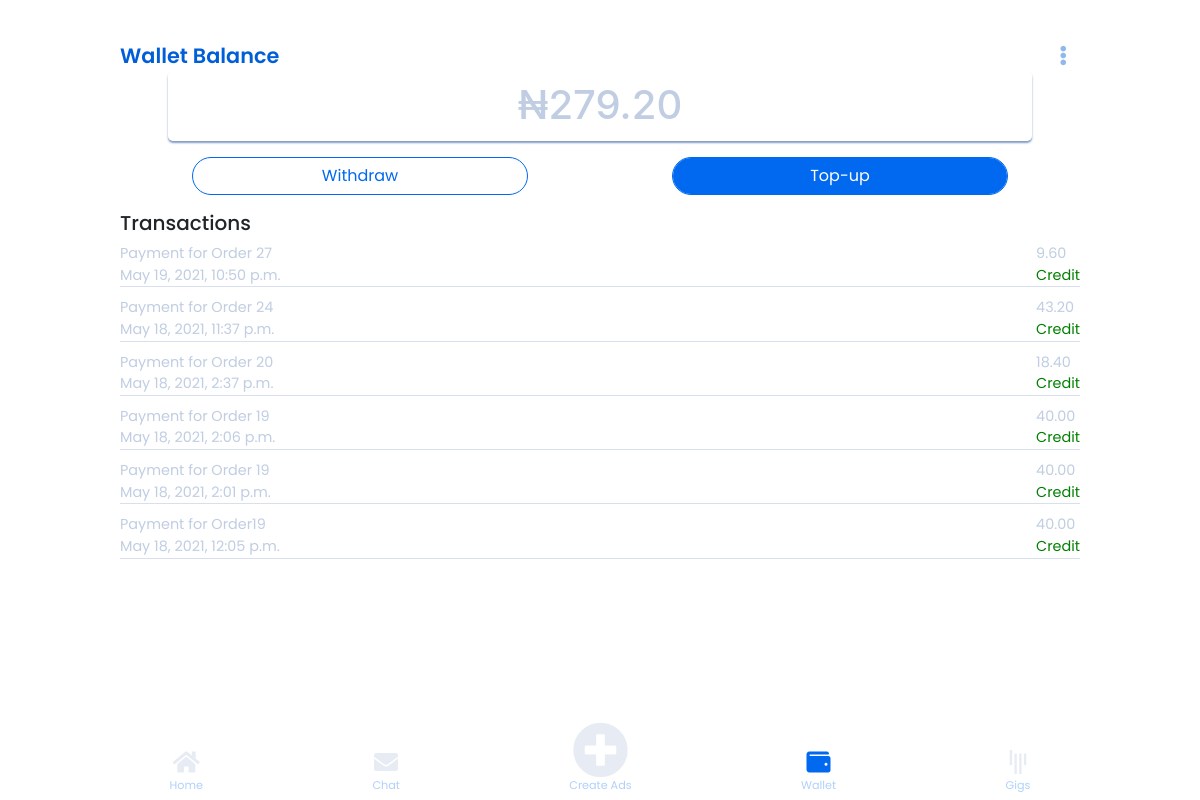
The app's page /wallet (signed in) with its own data.
### app/models.py (models this page shows, shortened)
class User(models.Model):
    class Meta:
        db_table = "Fida_user_table"
    user_id = models.CharField(max_length=500,unique=True)
    firstname = models.CharField(max_length=30,verbose_name="Firstname",blank=True)
    lastname = models.CharField(max_length=30,verbose_name="Lastname",blank=True)
    user_phone = models.TextField(max_length=15, unique=True, null=True, verbose_name="Telephone number")
    email = models.EmailField(max_length=90, unique=True,verbose_name="Email")
    user_password = models.TextField(max_length=200,verbose_name="Password")
    user_address = models.TextField(max_length=200,verbose_name="Address")
    user_state = models.TextField(max_length=200,verbose_name="State")
    ratings = models.IntegerField(max_length=200,verbose_name="Job Ratings", default=1.0)
    role = models.TextField(max_length=50,verbose_name="User role",default="client")
    walletBalance = models.FloatField(verbose_name="Balance",default=0.00)
    account_name = models.TextField(max_length=150,verbose_name="Account Name",default="Null")
    account_number = models.TextField(max_length=150,verbose_name="Account Number",default="0000000000")
    bank_name = models.TextField(max_length=150,verbose_name="Bank Name",default="Null")
    profile_complete = models.BooleanField(default=False)
    terms_conditions = models.BooleanField(default=False)
    notification = models.BooleanField(default=False, verbose_name="Notification toggle")
    date_added = models.DateTimeField(default=timezone.now)

class Transaction(models.Model):
    class Meta:
        db_table = "Transaction Table"
    from_id = models.TextField(max_length=20,verbose_name="Sending Party",null=True)
    to_id = models.TextField(max_length=20,verbose_name="Recieving Party",null=True)
    transaction_type = models.TextField(max_length=20,verbose_name="Type of Transaction",null=True)
    transaction_message= models.TextField(max_length=500,verbose_name="Message", null=True)
    projectCompleted = models.BooleanField(default=False, verbose_name="is Project completed")
    project_id = models.TextField(max_length=20,verbose_name="Project ID",null=True)
    amount = models.FloatField(verbose_name="Amount Sent",null=True)
    date_added = models.DateTimeField(default=timezone.now)

### app/views.py (the view)
# urls.py: path("wallet", views.wallet_page, name="wallet"),
def wallet_page(request):
    if 'user_id' in request.session:
        user_id = request.session['user_id']
        try:
            user_data = User.objects.get(user_id=user_id)
            userTransactions=Transaction.objects.filter(Q(from_id__icontains=user_id) | Q(to_id__icontains=user_id)).order_by('-date_added')[:20]
            num = len(userTransactions)
            userTransactionsList = []
            for i in range(0,num):
                sender = userTransactions[i].from_id
                to = userTransactions[i].to_id
                date_added = userTransactions[i].date_added
                transaction_type  = userTransactions[i].transaction_type
                amount  = userTransactions[i].amount
                transaction_message = userTransactions[i].transaction_message
                to_json = {
                    "sender": sender,
                    "transaction_type": transaction_type,
                    "to": to,
                    "transaction_message": transaction_message,
                    "amount": amount,
                    "date_added": date_added,
                }
                userTransactionsList.append(to_json)
            return_data = {
                "error": False,
                "walletBalance": user_data.walletBalance,
                "transaction": userTransactionsList
            }
        except Exception as e:
            return_data = {
                "error": True,
                "message": "Something went wrong!"
            }
        return render(request,"artisan/wallet/wallet.html", return_data)
    else:
        return redirect('/login')

### app/templates/artisan/wallet/wallet.html (shortened to what this page needs)
{% extends "artisan/nav.html" %}
{% load static %}
{% load humanize %}
{% block body%}
<section class="home-background">
<div style="width: 100%; display: flex; justify-content: space-between;">
    <p class="text-left" style="color:#005FD8; font-size: 1.3rem; font-weight: 600; font-family: Poppins;">Wallet Balance</p>
    <button class="navbar-toggler" type="button" data-toggle="collapse" data-target="#navbarSupportedContent" ><i class="fas fa-ellipsis-v  text-right" style="color: #005FD870;" ></i></button>
  </div>
    <div class="wallet-top">
      <div class="balance">
        <h1>&#8358;{{walletBalance|floatformat:2|intcomma}}</h1>
      </div>
      <div class="option-div">
        <input type="button" value="Withdraw" class="form-control withdraw mt-3" id="job_details_submit" style="width: 35%;">
            <input type="button" value="Top-up" class="form-control topup mt-3" id="job_details_submit" style="width: 35%;">
      </div>
    </div>
    <div class="wallet-bottom mt-3">
      <h5 style="font-family: Poppins;">Transactions</h5>
      {% if transaction %}
    {% for t in transaction %}
      {% if t.transaction_type == "Credit" %}
      <div class="trans-div">
        <div class="trans-1">
          <p>{{t.transaction_message}}</p>
          <p>{{t.date_added}}</p>
        </div>
        <div class="trans-2">
          <p>{{t.amount|floatformat:2|intcomma}}</p>
          <p style="color:green">{{t.transaction_type}}</p>
        </div>
      </div>
      {% endif %}
    {% endfor %}
    {% else %}
    <div class='text-center text-primary' style="margin-top:50px;">There is no Transaction yet</div>
    {% endif %}
    </div>
</section>
<footer class="footer">
    <a href="{% url 'artisan_home' %}">
        <i class="fas fa-home fa-2x  "></i>
        <p style="margin-top:-70px; color:#0069F050;">Home</p>
    </a>
    <a href="{% url 'chat' %}">
        <i class="fas fa-envelope fa-2x "></i>
        <p style="margin-top:-70px; color:#0069F050;">Chat</p>
    </a>
    <a href="{% url 'new_ads' %}">
        <i class="fas fa-plus-circle fa-3x "></i>
        <p style="margin-top:-70px; color:#0069F050;">Create Ads</p>
    </a>
    <a href="">
        <i class="fas fa-wallet fa-2x active-icon"></i>
        <p style="margin-top:-70px; color:#0069F050;">Wallet</p>
    </a>
    <a href="{% url 'gig' %}">
        <i class="fab fa-gitter fa-2x "></i>
        <p style="margin-top:-70px; color:#0069F050;">Gigs</p>
    </a>
</footer>
{% endblock %}

### app/static/css/home.css (style rules this page uses)
body { overflow: hidden; }
.home-background { height: 90vh; width: 80%; margin:5vh auto; }
.footer { height: 80px!important; background-color: #fff; width: 100%; position: fixed; bottom: 0; display: flex; line-height: 90px; justify-content: space-evenly; }
.footer>a { color:#829CC530!important; text-align: center; }
.active-icon { color:#0069F0!important; text-align: center; }
.fa-2x { font-size: 1.5em!important; }
.fa-3x { font-size: 3.5em!important; margin-top: -5vh!important; }
p { margin:0; font-size: 0.7rem; font-family: Poppins; }

### app/static/css/wallet.css (style rules this page uses)
.balance { height: 70px; width:90%; margin:auto; background: #FFFFFF; box-shadow: 0px 2px 2px #829CC5; border-radius: 5px; text-align: center; }
.balance > h1 { color:#829CC580; line-height: 1.7!important; }
.wallet-top { text-align: center; }
.option-div { display: flex; justify-content: space-around; }
.trans-div { display: flex; justify-content: space-between; border-bottom: 1px solid #829CC550; margin-bottom: 10px; }
.trans-div >div > p { font-family: Poppins; color:#829CC580; font-size: 0.9rem; }
.withdraw { border-radius: 25px; background-color: #fff; border: 1px solid #0069F0; font-family: Poppins; color: #0069F0; }
.topup { border-radius: 25px; background-color: #0069F0; border: 1px solid #0069F0; color: #fff; font-family: Poppins; }
.wallet-bottom { overflow-y: scroll; height:60vh; }
.wallet-bottom { -ms-overflow-style: none; scrollbar-width: none; }

### records on screen
User: walletBalance "279.20"
Transaction: transaction_message "Payment for Order 27", date_added "May 19, 2021, 10:50 p.m.", amount "9.60", transaction_type "Credit"
Transaction: transaction_message "Payment for Order 24", date_added "May 18, 2021, 11:37 p.m.", amount "43.20", transaction_type "Credit"
Transaction: transaction_message "Payment for Order 20", date_added "May 18, 2021, 2:37 p.m.", amount "18.40", transaction_type "Credit"
Transaction: transaction_message "Payment for Order 19", date_added "May 18, 2021, 2:06 p.m.", amount "40.00", transaction_type "Credit"
Transaction: transaction_message "Payment for Order 19", date_added "May 18, 2021, 2:01 p.m.", amount "40.00", transaction_type "Credit"
Transaction: transaction_message "Payment for Order19", date_added "May 18, 2021, 12:05 p.m.", amount "40.00", transaction_type "Credit"
